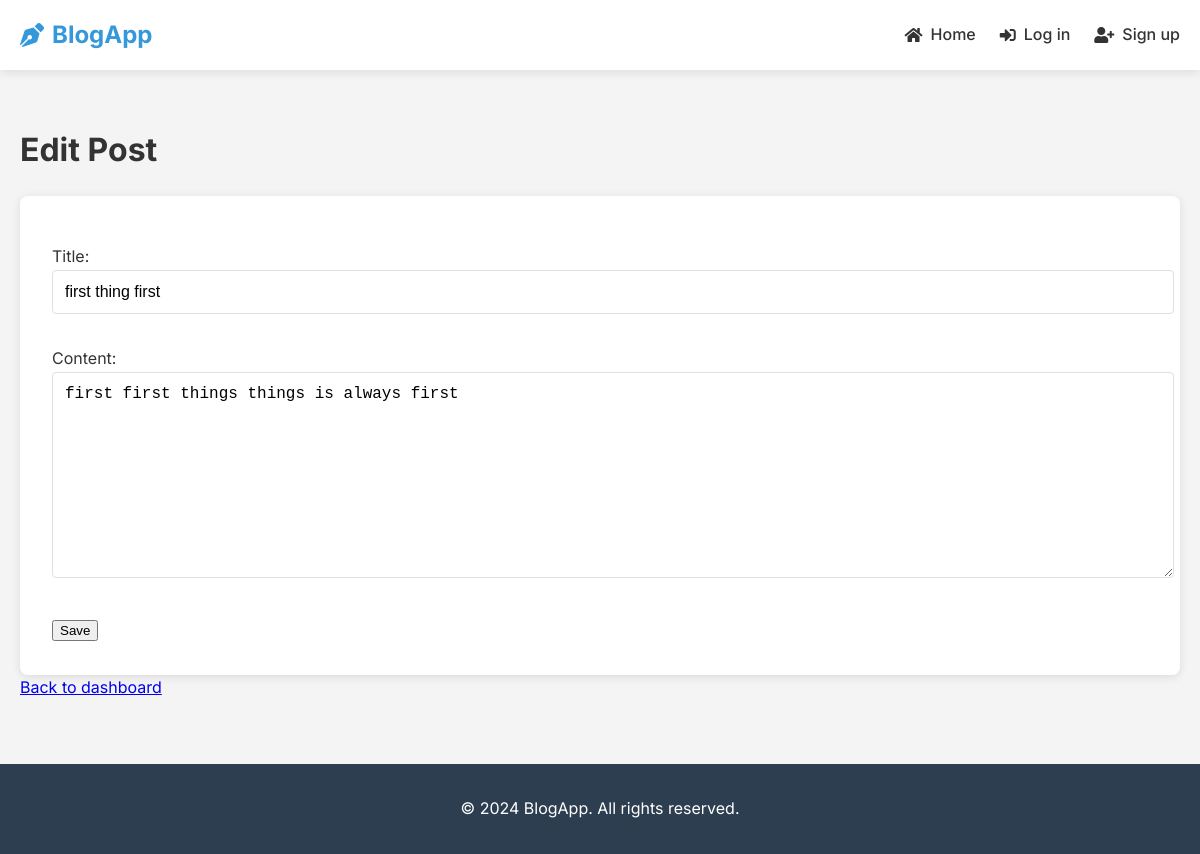
/post/7/edit/, run on the app's committed database.
### blog/models.py (models this page shows, shortened)
class Post(models.Model):
    PENDING = 'Pending'
    APPROVED = 'Approved'
    REJECTED = 'Rejected'
    STATUS_CHOICES = [
        (PENDING, 'Pending'),
        (APPROVED, 'Approved'),
        (REJECTED, 'Rejected'),
    ]
    title = models.CharField(max_length=150) #Post title
    content = models.TextField() # Post Content
    created_at = models.DateTimeField(auto_now_add=True) #creation time
    author = models.ForeignKey(User, on_delete=models.CASCADE, default='')
    status = models.CharField(max_length=10, choices=STATUS_CHOICES, default=PENDING)

### blog/views.py (the view)
# urls.py: path('post/<int:pk>/edit/', views.post_edit, name='post_edit'),
def post_edit(request, pk):
    post = get_object_or_404(Post, pk=pk)
    if request.method == "POST":
        form = PostForm(request.POST, instance=post)
        if form.is_valid():
            post = form.save(commit=False)
            post.author = request.user
            post.save()
            return redirect('post_list')
    else:
        form = PostForm(instance=post)
    return render(request, 'post_form.html', {'form': form})

### blog/forms.py
class PostForm(forms.ModelForm):
    class Meta:
        model = Post
        fields = ['title', 'content']

### blog/templates/post_form.html (shortened to what this page needs)
{% extends 'base.html' %}
{% block content %}
    <h1>{% if form.instance.pk %}Edit Post{% else %}Create Post{% endif %}</h1>
    <form method="post">
        {{ form.as_p }}
        <button type="submit">Save</button>
    </form>
    <a href="{% url 'dashboard' %}">Back to dashboard</a>
{% endblock %}

### blog/static/css/style.css (style rules this page uses)
:root { --primary-color: #3498db; --secondary-color: #2c3e50; --background-color: #f4f4f4; --text-color: #333; --light-gray: #e0e0e0; --white: #ffffff; --shadow: 0 2px 10px rgba(0,0,0,0.1); --accent-color: #e74c3c; }
body { font-family: 'Inter', sans-serif; line-height: 1.6; color: var(--text-color); background-color: var(--background-color); margin: 0; padding: 0; }
form { background-color: var(--white); padding: 2rem; border-radius: 8px; box-shadow: var(--shadow); }
input[type="text"], input[type="password"], textarea { width: 100%; padding: 0.75rem; margin-bottom: 1rem; border: 1px solid var(--light-gray); border-radius: 4px; font-size: 1rem; }

### data on the page
Post: title "first thing first", content "first first things things is always first"
